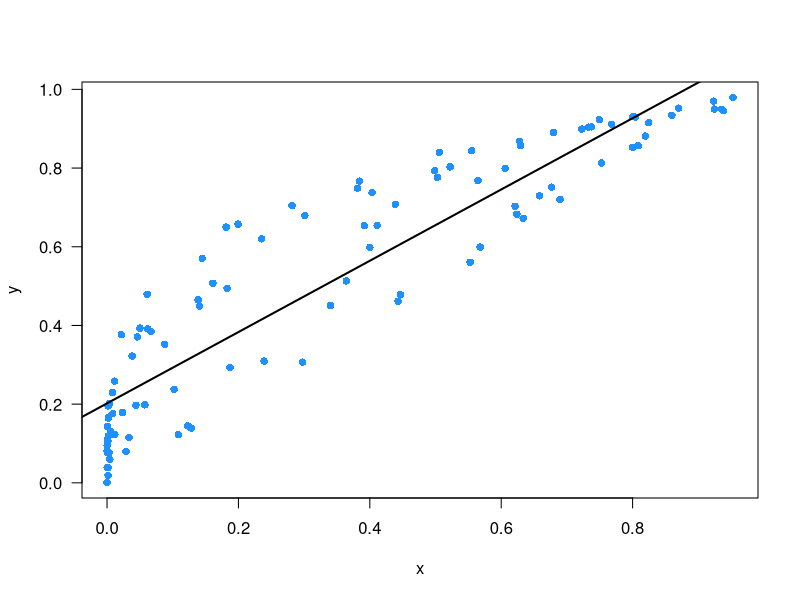
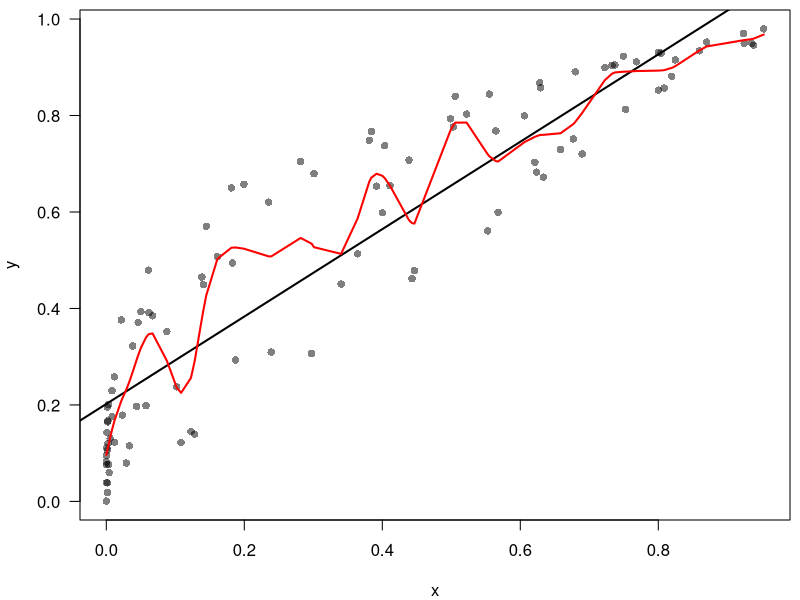

Generate these figures, in order, with R:
## ---- chunk 1




## ---- chunk 2
num <- c(1,2,3,4)
char <- LETTERS[1:4]
fact <- as.factor(c('a', 'a', 'b', 'd'))
logc <- c(TRUE, FALSE, TRUE, TRUE)

## ---- chunk 3

is.numeric(num)
is.factor(num)

is.factor(fact)
is.logical(fact)

## ---- chunk 4

y <- runif(100)
x <- y ** runif(100, 1,4)

m1 <- lm(y~x)


plot(y=y,x=x, pch=16, 
	ylab='y', xlab='x', 
	col='dodgerblue', las=1)
abline(m1, lwd=2)

## ---- chunk 5

par(mar=c(4,4,0.5,0.5))
plot(y=y,x=x, pch=16, 
	ylab='y', xlab='x', 
	col=adjustcolor(1,0.5), las=1)
abline(m1, lwd=2)

lines(smooth.spline(y=y,x=x), col='red', lwd=2)

